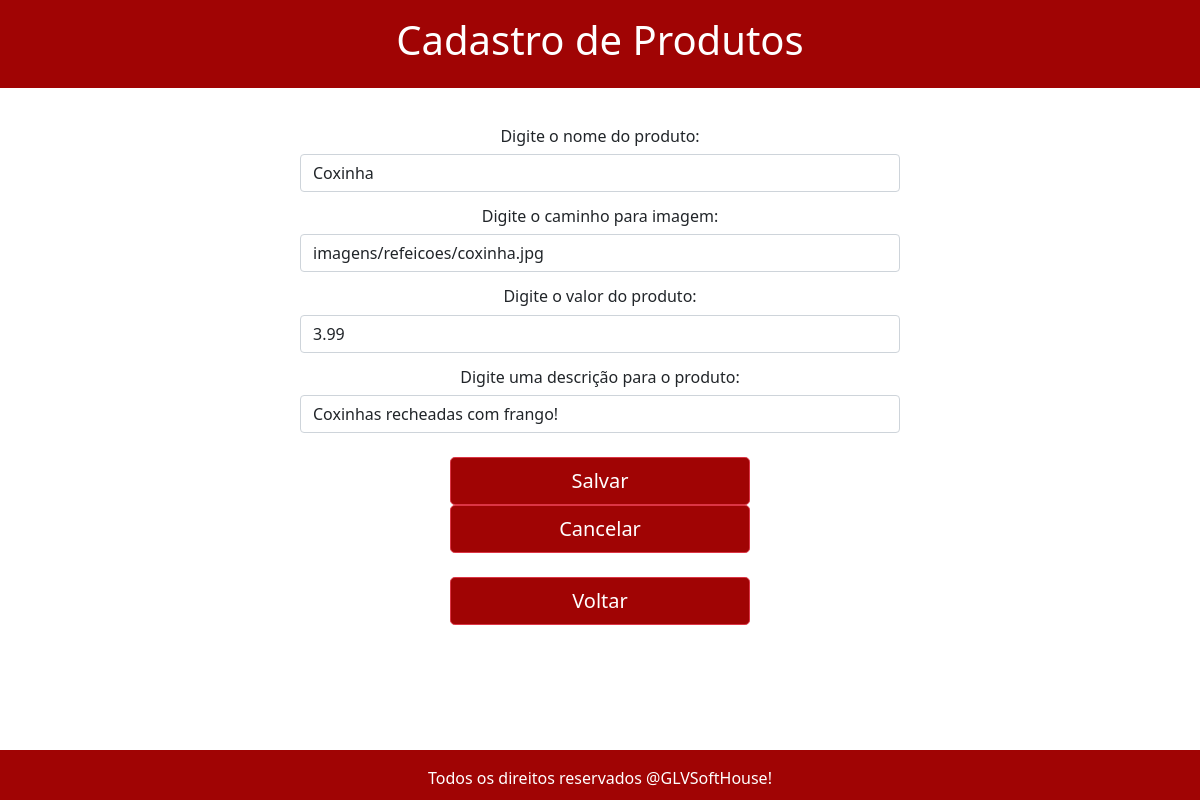
The app's page /login/editarProdutos.php?id=5 (signed in) with its own data.
### tables this page shows
CREATE TABLE IF NOT EXISTS `produtos` (
  `id` int(11) NOT NULL AUTO_INCREMENT,
  `nome` varchar(80) NOT NULL,
  `imagem` varchar(100) NOT NULL,
  `preco` float NOT NULL DEFAULT 0,
  `descricao` varchar(120) NOT NULL,
  `id_estabelecimento` int(11) DEFAULT NULL,
  PRIMARY KEY (`id`),
  KEY `id_estabelecimento` (`id_estabelecimento`),
  CONSTRAINT `estabelecimento` FOREIGN KEY (`id_estabelecimento`) REFERENCES `estabelecimento` (`id`) ON DELETE NO ACTION ON UPDATE NO ACTION
);

### login/editarProdutos.php (the view, shortened to what this page needs)
<!DOCTYPE html>
<html lang="en">
    <head>
        <link rel="stylesheet" href="https://stackpath.bootstrapcdn.com/bootstrap/5.0.0-alpha1/css/bootstrap.min.css">
    </head>
    <body style="min-width:372px;">
        <header>
            <nav class="navbar" style="background-color: rgb(160,4,4);">
                <h1 class="navbar mx-auto text-white">Cadastro de Produtos</h1>
            </nav>
        </header>
        <br>
        <div class="container" style="width:50%">
            <div class="text-center">
                <form method="POST">
                    <div class="row">
                    <?php
                    $conexao = mysqli_connect('localhost', 'root', '','jglogin');
                    $id_produto = $_GET['id'];
                    $query = 'SELECT * FROM produtos p WHERE p.id = '.$id_produto.' ORDER BY id ASC';
                    $result = mysqli_query($conexao, $query);
                        if($result):
                            if(mysqli_num_rows($result)>0):
                            $produtos = mysqli_fetch_assoc($result);
                        ?>
                            <h6 class="text-left" style="margin-top:15px">Digite o nome do produto:</h6>
                            <input type="text" class="form-control" name="nome" value="<?php echo $produtos['nome']; ?>" maxlength="80">
                            <h6 class="text-left" style="margin-top:15px">Digite o caminho para imagem:</h6>
                            <input type="text" class="form-control" name="imagem" value="<?php echo $produtos['imagem']; ?>" maxlength="100">
                            <h6 class="text-left" style="margin-top:15px">Digite o valor do produto:</h6>
                            <input type="text" class="form-control" name="preco" value="<?php echo $produtos['preco']; ?>" maxlength="10">
                            <h6 class="text-left" style="margin-top:15px">Digite uma descrição para o produto:</h6>
                            <input type="text" class="form-control" name="descricao" value="<?php echo $produtos['descricao']; ?>" maxlength="120">
                        <?php
                            endif;
                        endif;
        ?>
                    </div>
                    <br>
                    <div>
                        <input type="submit" style="background-color: rgb(160,4,4);width:300px" class="btn btn-danger btn-lg" value="Salvar">
                        <button style="background-color: rgb(160,4,4); width:300px" class="btn btn-danger btn-lg"><a style="text-decoration:none; color: white" href="cardapioEstabelecimento.php">Cancelar</a></button>
                    </div>
                    <br>
                    <button style="background-color: rgb(160,4,4); width:300px" class="btn btn-danger btn-lg"><a style="text-decoration:none; color: white" href="cardapioEstabelecimento.php">Voltar</a></button>
                </form>
            </div>
        </div>
        <footer class="footer mt-auto py-3" style="background-color: rgb(160,4,4);">
            <span class="text-muted">
                <p class="text-white text-center">Todos os direitos reservados @GLVSoftHouse!</p>
            </span>
        </footer>
    </body>
</html>

### login/editarProdutos.php (style rules this page uses)
footer { position: fixed; height: 50px; bottom: 0; width: 100%; margin-left:0; }

### records on screen
produtos: nome "Coxinha", imagem "imagens/refeicoes/coxinha.jpg", preco "3.99", descricao "Coxinhas recheadas com frango!"
